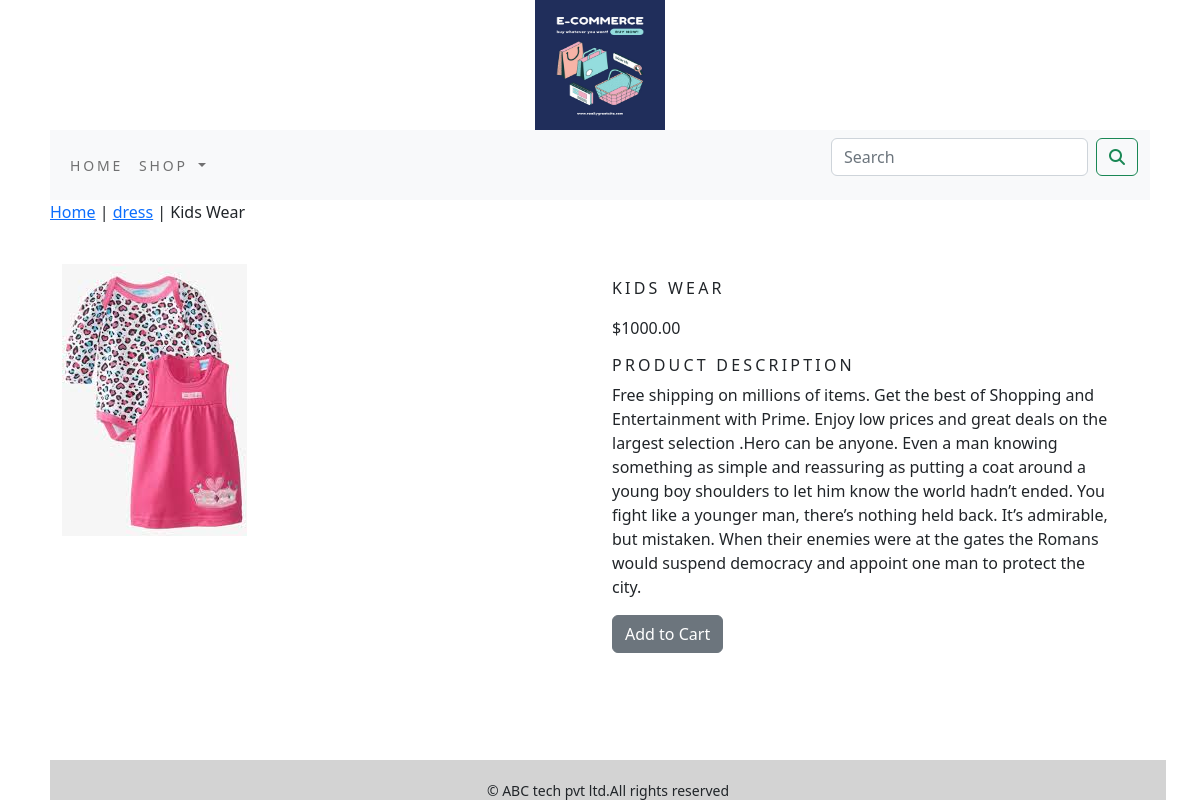
Screenshot of /shop/dress/kids-wear with the database file from the repository.
### shopapp/models.py (models this page shows, shortened)
class product(models.Model):
    name = models.CharField(max_length=250, unique=True)
    slug = models.SlugField(max_length=250, unique=True)
    desc = models.TextField(blank=True)
    price = models.DecimalField(max_digits=10, decimal_places=2)
    category = models.ForeignKey(Category, on_delete=models.CASCADE)
    image = models.ImageField(upload_to='product', blank=True)
    stock = models.IntegerField()
    available = models.BooleanField(default=True)
    created = models.DateTimeField(auto_now_add=True)
    updated = models.DateTimeField(auto_now=True)
    class Meta:
        ordering = ('name',)
        verbose_name = 'product'
        verbose_name_plural = 'products'

class Category(models.Model):
    name = models.CharField(max_length=250, unique=True)
    slug = models.SlugField(max_length=250, unique=True)
    desc = models.TextField()
    image = models.ImageField(upload_to='category', blank=True)
    class Meta:
        ordering = ('name',)
        verbose_name = 'category'
        verbose_name_plural = 'categories'
    def get_url(self):
        return reverse('shopapp:products_by_category', args=[self.slug])
    def __str__(self):
        return '{}'.format(self.name)

### shopapp/views.py (the view)
# urls.py: path('<slug:c_slug>/<slug:product_slug>', views.proDetail, name='prodCatdetail')
def proDetail(request, c_slug, product_slug):
    try:
        product1 = product.objects.get(category__slug=c_slug, slug=product_slug)
    except Exception as e:
        raise e
    return render(request, 'product.html', {'product': product1})

### cart/context_processors.py (called while the page is built)
def counter(request):
    item_count=0
    if 'admin' in request.path:
        return {}
    else:
        try:
            cart=Cart.objects.filter(cart_id=_cart_id(request))
            cart_items=CartItem.objects.all().filter(cart=cart[:1])
            for cart_item in cart_items:
                item_count += cart_item.quantity
        except Cart.DoesNotExist:
            item_count=0
    return dict(item_count=item_count)

### cart/views.py (called while the page is built)
def _cart_id(request):
    cart = request.session.session_key
    if not cart:
        cart = request.session.create()
    return cart

### shopapp/context_processors.py (called while the page is built)
def menu_links(request):
    links = Category.objects.all()
    return dict(links=links)

### template/product.html (shortened to what this page needs)
{% extends 'base.html' %}
{% load static %}
{% block contend %}
<div class="row my_pro_rowc_lass">
    <div class="mx-auto">
        <p><a href="{% url 'shopapp:allProdCat' %}">Home</a> | <a href="{{product.category.get_url}}">{{product.category}}</a> | {{product.name}} </p>
    </div>
</div>
<div class="container">
    <br>
<div class="row">
    <div class="col-12 col-sm-12 col-md-12 col-lg-6 text= center">
        <div style="min-width:18rem;">
            <img src="{{product.image.url}}" alt="{{product.name}}" style= "bject-fit:cover;flex-grow:0;">
        </div>
    </div>
            <div class="col-12 col-sm-12 col-md-12 col-lg-6">
                <div class="my_pro">
            <h1 class="my_prod_title">{{product.name}}</h1>
            <p>${{product.price}}</p>
            <h3 class="my_title">Product Description</h3>
            <p class="text-justify my_prod_text">{{product.desc}}</p>
            {% if product.stock <= 0 %}
               <p class="text-justify my_prod_text"><b>Out of stock</b></p>
            {% else %}
              <a class="btn btn-secondary" href="{% url 'cart:add_cart' product.id %}">Add to Cart</a>
            {% endif %}
            </div>
            </div>
        </div>
</div>
{% endblock %}

### static/css/custom.css (style rules this page uses)
body { padding-left:50px; padding-right:50px; }
.my_title { font-size : 16px; text-transform : uppercase; letter-spacing : .2em }
.my_prod_title { font-size:16px; text-transform:uppercase; letter-spacing:.2em; padding-top:15px; padding-bottom:10px; }
.my_prod_text { padding-right:20px }
.my_pro { padding-bottom:20px; }

### rows the page displays
product: category "dress", name "Kids Wear", image (picture), name "KIDS WEAR", price "1000.00", desc "Free shipping on millions of items. Get the best of Shopping and Entertainment with Prime. Enjoy low prices and great deals on the largest selection .Hero can be anyone. Even a man knowing something as simple and reassuring as putting a coat around a young boy shoulders to let him know the world hadn’t ended. You fight like a younger man, there’s nothing held back. It’s admirable, but mistaken. When their enemies were at the gates the Romans would suspend democracy and appoint one man to protect the city."
